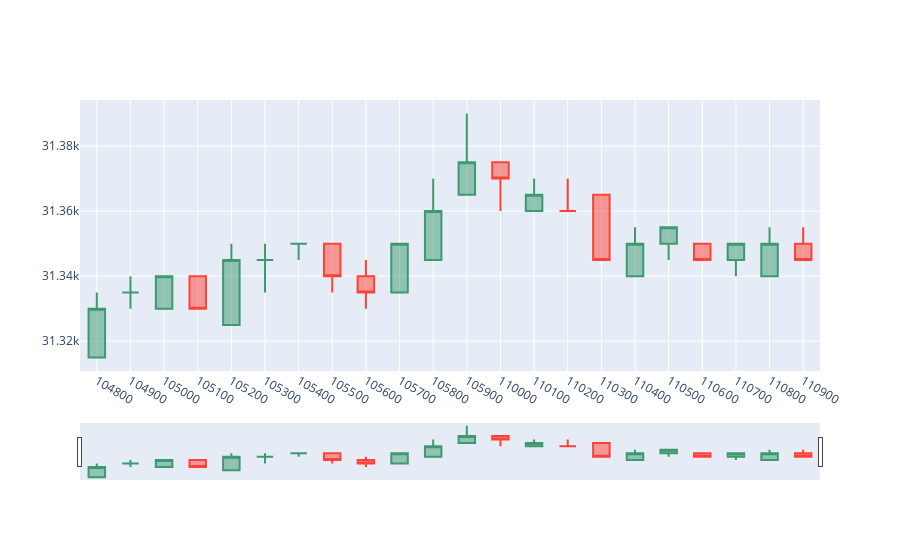

Notebook code cell kept with this figure:
### Code cell
fig = go.Figure(data=[go.Candlestick(x=df.query("code=='069500'")['dt'],
                open=df.query("code=='069500'")['open'],
                high=df.query("code=='069500'")['high'],
                low=df.query("code=='069500'")['low'],
                close=df.query("code=='069500'")['close'])])
fig.show()
